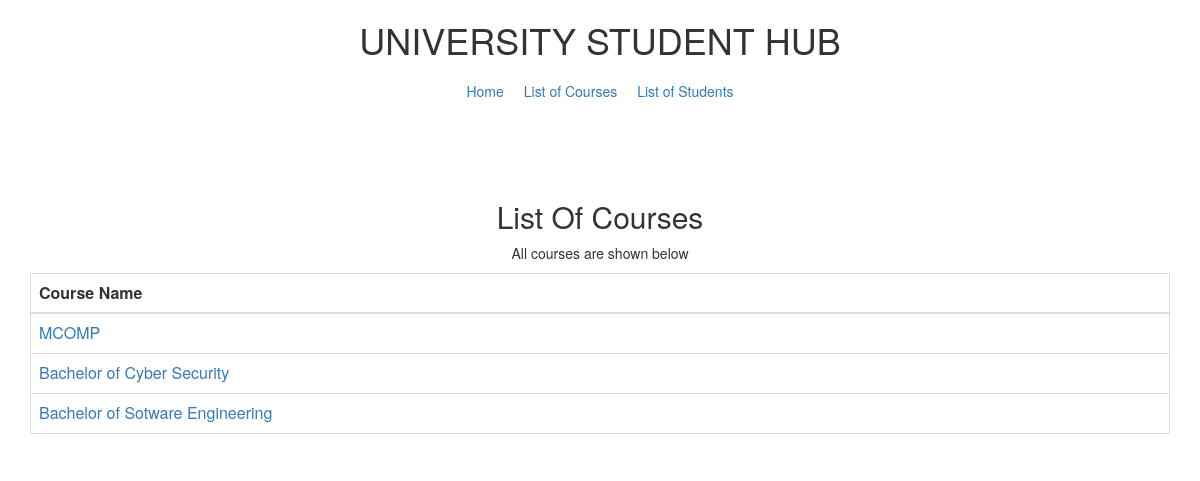
Page /courses/ on the committed database.
### StudentHubApp/models.py (models this page shows, shortened)
class Courses(models.Model):
    capacity = models.IntegerField() #Size (Max number of student)
    courseName = models.CharField(max_length=100) #course names
    nameOfCourseCordinator = models.CharField(max_length=100) #  Name of course cordinators

### StudentHubApp/views.py (the view)
# urls.py: path('courses/', views.courseList, name='course_list'), # All Course List view
def courseList(request):
    a = Courses.objects.all()
    return render(request, 'course_list.html', {
        'courses': a})

### StudentHubApp/templates/course_list.html (shortened to what this page needs)
{% extends 'base.html' %}
{% block content %}
<div class="container">
    <h2>List Of Courses</h2>
    <p>All courses are shown below</p>
    <table class="table table-bordered">
        <thead>
            <tr>
                <th>Course Name</th>
            </tr>
        </thead>
        <tbody>
            {% for course in courses %}
            <tr>
                <td><a href="{% url 'course_detail' course_id=course.id %}">{{ course.courseName }}</a></td>
            </tr>
            {% endfor %}
        </tbody>
    </table>
</div>
{% endblock %}

### StudentHubApp/templates/base.html (style rules this page uses)
.container { text-align: center; margin-top: 50px; }

### rows in the picture
Courses: courseName "MCOMP"
Courses: courseName "Bachelor of Cyber Security"
Courses: courseName "Bachelor of Sotware Engineering"
